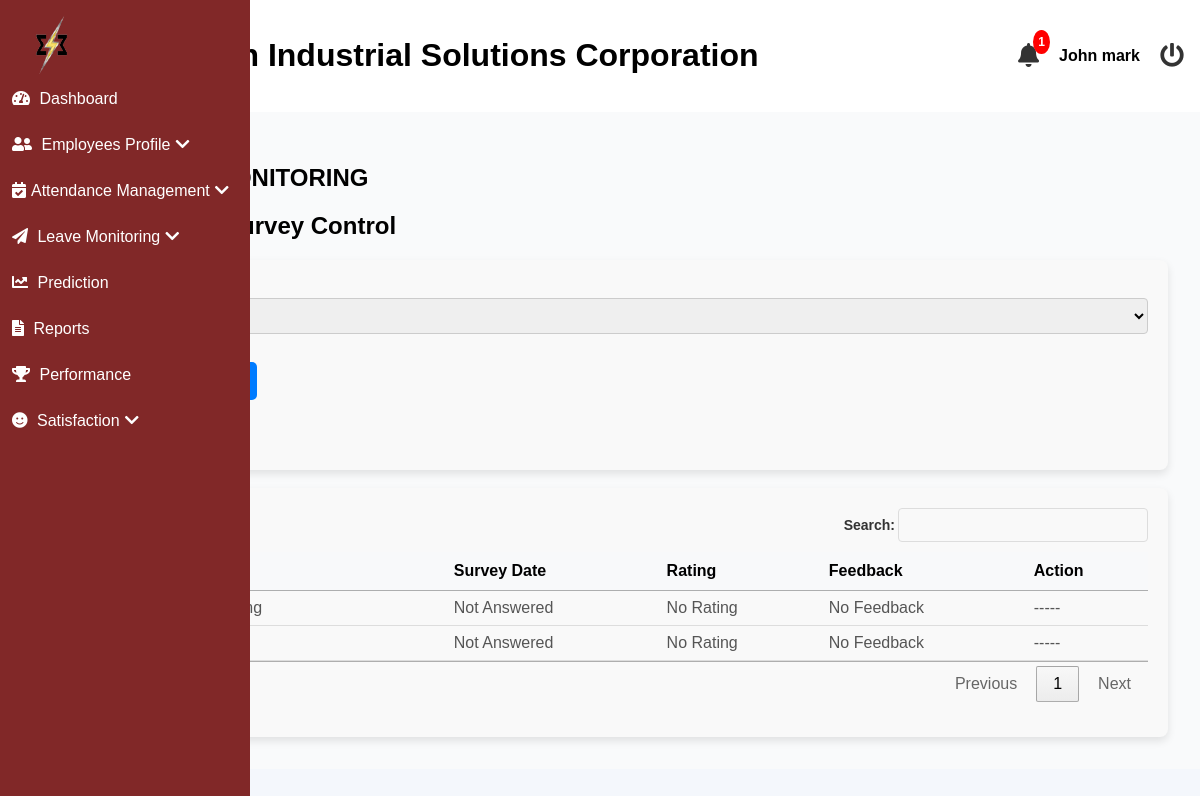
Before: /admin/satisfaction.php (signed in) with the older database file.
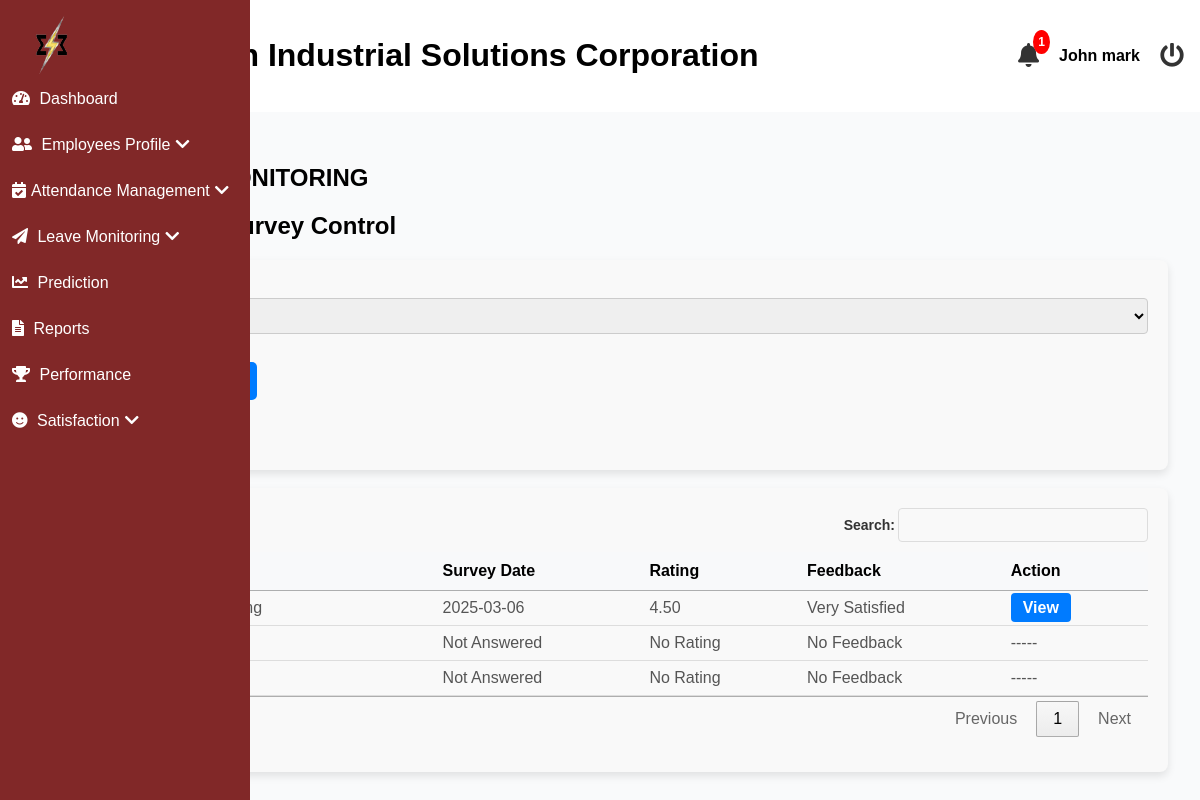
After: the same page with the newer database file.
### tables this page shows
CREATE TABLE `employees` (
  `id` int(11) NOT NULL,
  `last_name` varchar(255) NOT NULL,
  `first_name` varchar(255) NOT NULL,
  `middle_name` varchar(255) NOT NULL,
  `suffix` varchar(255) NOT NULL,
  `gender` varchar(32) NOT NULL,
  `email` varchar(100) NOT NULL,
  `position` varchar(255) NOT NULL,
  `hire_date` date NOT NULL,
  `department` varchar(255) NOT NULL,
  `employment_status` varchar(255) NOT NULL,
  `employee_id` int(20) NOT NULL,
  `user_type` int(11) NOT NULL DEFAULT 2 COMMENT '1=admin, 2=staff, 3=super admin',
  `password` varchar(255) NOT NULL,
  `e_status` int(11) NOT NULL DEFAULT 1,
  `date_of_birth` date DEFAULT NULL,
  `age` varchar(32) NOT NULL,
  `contact_number` varchar(20) DEFAULT NULL,
  `perma_address` text DEFAULT NULL,
  `civil_status` varchar(10) DEFAULT NULL,
  `sss_number` varchar(15) DEFAULT NULL,
  `philhealth_number` varchar(15) DEFAULT NULL,
  `pagibig_number` varchar(15) DEFAULT NULL,
  `tin_number` varchar(15) DEFAULT NULL,
  `emergency_contact_name` varchar(50) DEFAULT NULL,
  `emergency_contact_number` varchar(15) DEFAULT NULL,
  `educational_background` enum('Technical-Vocational Program graduate','College graduate','Master''s degree graduate','Doctorate degree graduate') DEFAULT NULL,
  `skills` text DEFAULT NULL,
  `username` varchar(255) NOT NULL,
  `sick_leave` int(11) NOT NULL DEFAULT 0,
  `vacation_leave` int(11) NOT NULL DEFAULT 0,
  `maternity_leave` int(11) NOT NULL DEFAULT 0,
  `paternity_leave` int(11) NOT NULL DEFAULT 0,
  `sick_availed` int(11) NOT NULL,
  `vacation_availed` int(11) NOT NULL,
  `maternity_availed` int(11) NOT NULL,
  `paternity_availed` int(11) NOT NULL,
  `medical` varchar(32) DEFAULT NULL,
  `tor` varchar(32) DEFAULT NULL,
  `nbi_clearance` varchar(32) DEFAULT NULL,
  `resume` varchar(32) DEFAULT NULL,
  `prc` varchar(32) DEFAULT NULL,
  `others` varchar(32) DEFAULT NULL,
  `medical_type` varchar(32) DEFAULT NULL,
  `tor_type` varchar(32) DEFAULT NULL,
  `police_type` varchar(32) DEFAULT NULL,
  `resume_type` varchar(32) DEFAULT NULL,
  `prc_type` varchar(32) DEFAULT NULL,
  `others_type` varchar(32) DEFAULT NULL,
  `is_archived` tinyint(1) DEFAULT 0
);

CREATE TABLE `job_satisfaction_surveys` (
  `survey_id` int(11) NOT NULL,
  `employee_id` int(20) NOT NULL,
  `survey_date` date NOT NULL,
  `questions` longtext NOT NULL CHECK (json_valid(`questions`)),
  `overall_rating` decimal(5,2) NOT NULL,
  `rating_description` varchar(50) GENERATED ALWAYS AS (case when `overall_rating` between 4.00 and 5.00 then 'Very Satisfied' when `overall_rating` between 3.00 and 3.99 then 'Neutral' when `overall_rating` between 1.00 and 2.99 then 'Very Dissatisfied' else 'Undefined' end) VIRTUAL
);

### admin/satisfaction.php (the view, shortened to what this page needs)
<?php include('header.php'); ?>
<?php include('includes/sideBar.php'); ?>
<link rel="stylesheet" href="https://cdn.datatables.net/1.13.5/css/jquery.dataTables.min.css" />
<main class="main-content">
    <section id="dashboard">
        <h2>SATISFACTION MONITORING</h2>
        <?php
        $conn = mysqli_connect('localhost', 'root', '', 'esetech');
        $status_sql = "SELECT status FROM job_satisfaction_form_status WHERE status_id = 1";
        $status_result = mysqli_query($conn, $status_sql);
        if ($status_result && mysqli_num_rows($status_result) > 0) {
            $status_row = mysqli_fetch_assoc($status_result);
            $current_status = $status_row['status'];
        } else {
            $current_status = 'Closed';
        }
        ?>
        <h2>Job Satisfaction Survey Control</h2>
        <form method="POST" class="evaluation-form">
            <div class="form-group">
            <label for="status">Survey Status:</label>
            <select name="status" id="status">
                <option value="Open" <?php echo ($current_status == 'Open') ? 'selected' : ''; ?>>Open</option>
            </select>
            <br><br>
            <button type="submit">Update Survey Status</button>
        </form>
        <p>Current Form Status: <?php echo $current_status; ?></p>
    <br>
        <form method="POST" class="evaluation-form">
            <div class="form-group">
        <?php
        $query = "
            SELECT
    e.employee_id,
    CONCAT(e.first_name, ' ', e.middle_name, ' ', e.last_name) AS full_name,
    ss.survey_id,
    ss.survey_date,
    ss.overall_rating,
    ss.rating_description
FROM employees e
LEFT JOIN job_satisfaction_surveys ss
ON e.employee_id = ss.employee_id
ORDER BY ss.survey_date DESC;
        ";
        $result = mysqli_query($conn, $query);
        if ($result) {
            echo '<table id="myTable">';
            echo '<thead><tr><th>Employee Name</th><th>Survey Date</th><th>Rating</th><th>Feedback</th><th>Action</th></tr></thead>';
            echo '<tbody>';
            while ($row = mysqli_fetch_assoc($result)) {
                echo '<tr>';
                echo '<td>' . htmlspecialchars($row['full_name']) . '</td>';
                echo '<td>' . ($row['survey_date'] ? $row['survey_date'] : 'Not Answered') . '</td>';
                echo '<td>' . ($row['overall_rating'] ? $row['overall_rating'] : 'No Rating') . '</td>';
                echo '<td>' . ($row['rating_description'] ? $row['rating_description'] : 'No Feedback') . '</td>';
                if ($row['survey_date'] != null || $row['overall_rating'] != null || $row['rating_description'] != null) {
                    echo '<td>'
                        . '<div class="action-buttons">'
                            . '<a href="view_satisfaction?id=' . $row['survey_id'] . '" class="btn">View</a>'
                        . '</div>'
                    . '</td>';
                } else {
                    echo '<td>-----</td>';
                }
                echo '</tr>';
            }
            echo '</tbody>';
            echo '</table>';
        }
        ?>
        </div>
    </form>
    </section>
</main>
<?php include('footer.php'); ?>

Changed rows visible on the page:
added job_satisfaction_surveys: survey_date "2025-03-06", overall_rating "4.50", rating_description "Very Satisfied"
